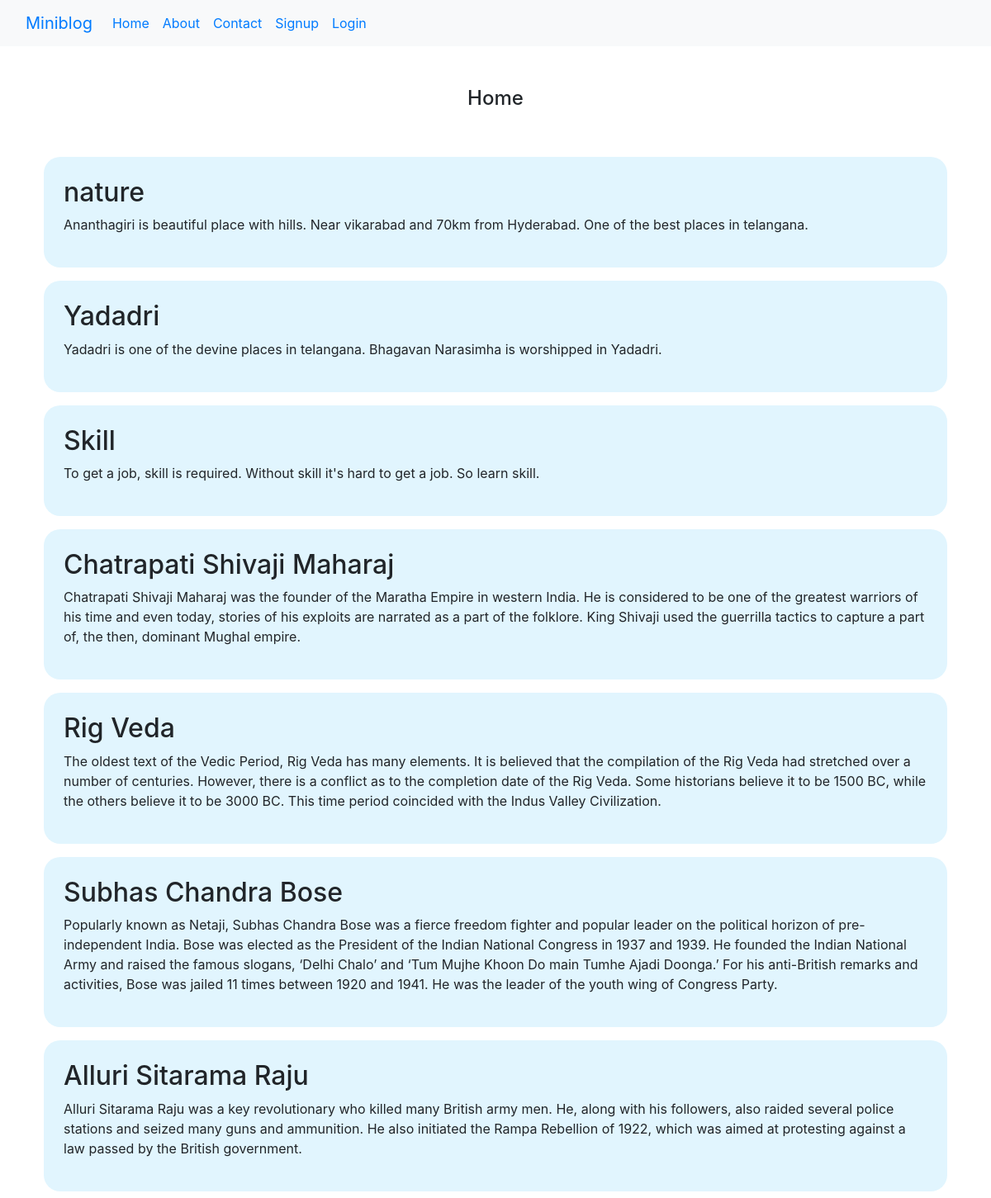
The page / on the database its author committed.
### blog/models.py (models this page shows)
class post(models.Model):
    title = models.CharField(max_length=150)
    description = models.TextField()

### blog/views.py (the view)
# urls.py: 2. Add a URL to urlpatterns:  path('', views.home, name='home')
def home(request):
    posts = post.objects.all()
    return render(request, "blog/home.html", {"posts": posts})

### blog/templates/blog/home.html
{% extends 'blog/base.html' %}
{% load static %}
{% block content %}
  <div class="container">
    <h4 class="text-center my-5">Home</h4>
    {% for post in posts %}
        <div class="p-2 ">
          <div class="height-100 p-4" style="background-color:rgb(225, 245, 254); border-radius:20px">
            <h2>{{post.title}}</h2>
            <p>{{post.description}}</p>
          </div>
        </div>
    {% endfor %}
  </div>
{% endblock content %}

### blog/templates/blog/base.html (shortened to what this page needs)
<!DOCTYPE html>
{% load static %}
<html>
    <head>
        <link rel="stylesheet" href="{% static "blog/css/bootstrap.css" %}">
        <link rel="stylesheet" href="{% static "blog/css/style.css" %}">
    </head>
    <body>
       {% include "blog/navbar.html" %}
        <div class="container">
            <div class="row">
                <div class="col-sm-12">
                </div>
            </div>
            <div class="row">
                {% block content %}
                {% endblock content %}
            </div class="row">
        </div>
    </body>
</html>

### blog/templates/blog/navbar.html (shortened to what this page needs)
<!DOCTYPE html>
<html>
  <head>
    <link rel="stylesheet" href="">
  </head>
  <body>
    <nav class="navbar navbar-expand-lg bg-light">
      <div class="container-fluid">
        <a class="navbar-brand" href="#">Miniblog</a>
        <div class="collapse navbar-collapse" id="navbarNav">
          <ul class="navbar-nav">
            <li class="nav-item">
              <a class="nav-link active" aria-current="page" href="/">Home</a>
            </li>
            <li class="nav-item">
              <a class="nav-link" href="{% url "about" %}">About</a>
            </li>
            <li class="nav-item">
              <a class="nav-link" href="{% url "contact" %}">Contact</a>
            </li>
            {% if request.user.is_authenticated %}
            <li class="nav-item">
              <a class="nav-link" href="{% url "dashboard" %}">Dashboard</a>
            </li>
            <li class="nav-item">
              <a class="nav-link" href="{% url "logout" %}">Logout</a>
            </li>
            {% else %}
            <li class="nav-item">
              <a class="nav-link" href="{% url "signup" %}">Signup</a>
            </li>
            <li class="nav-item">
              <a class="nav-link" href="{% url "login" %}">Login</a>
            </li>
            {% endif %}
          </ul>
        </div>
      </div>
    </nav>
  </body>
</html>

### rows shown on the page
post: title "nature", description "Ananthagiri is beautiful place with hills. Near vikarabad and 70km from Hyderabad. One of the best places in telangana."
post: title "Yadadri", description "Yadadri is one of the devine places in telangana. Bhagavan Narasimha is worshipped in Yadadri."
post: title "Skill", description "To get a job, skill is required. Without skill it's hard to get a job. So learn skill."
post: title "Chatrapati Shivaji Maharaj", description "Chatrapati Shivaji Maharaj was the founder of the Maratha Empire in western India. He is considered to be one of the greatest warriors of his time and even today, stories of his exploits are narrated as a part of the folklore. King Shivaji used the guerrilla tactics to capture a part of, the then, dominant Mughal empire."
post: title "Rig Veda", description "The oldest text of the Vedic Period, Rig Veda has many elements. It is believed that the compilation of the Rig Veda had stretched over a number of centuries. However, there is a conflict as to the completion date of the Rig Veda. Some historians believe it to be 1500 BC, while the others believe it to be 3000 BC. This time period coincided with the Indus Valley Civilization."
post: title "Subhas Chandra Bose", description "Popularly known as Netaji, Subhas Chandra Bose was a fierce freedom fighter and popular leader on the political horizon of pre-independent India. Bose was elected as the President of the Indian National Congress in 1937 and 1939. He founded the Indian National Army and raised the famous slogans, ‘Delhi Chalo’ and ‘Tum Mujhe Khoon Do main Tumhe Ajadi Doonga.’ For his anti-British remarks and activities, Bose was jailed 11 times between 1920 and 1941. He was the leader of the youth wing of Congress Party."
post: title "Alluri Sitarama Raju", description "Alluri Sitarama Raju was a key revolutionary who killed many British army men. He, along with his followers, also raided several police stations and seized many guns and ammunition. He also initiated the Rampa Rebellion of 1922, which was aimed at protesting against a law passed by the British government."
